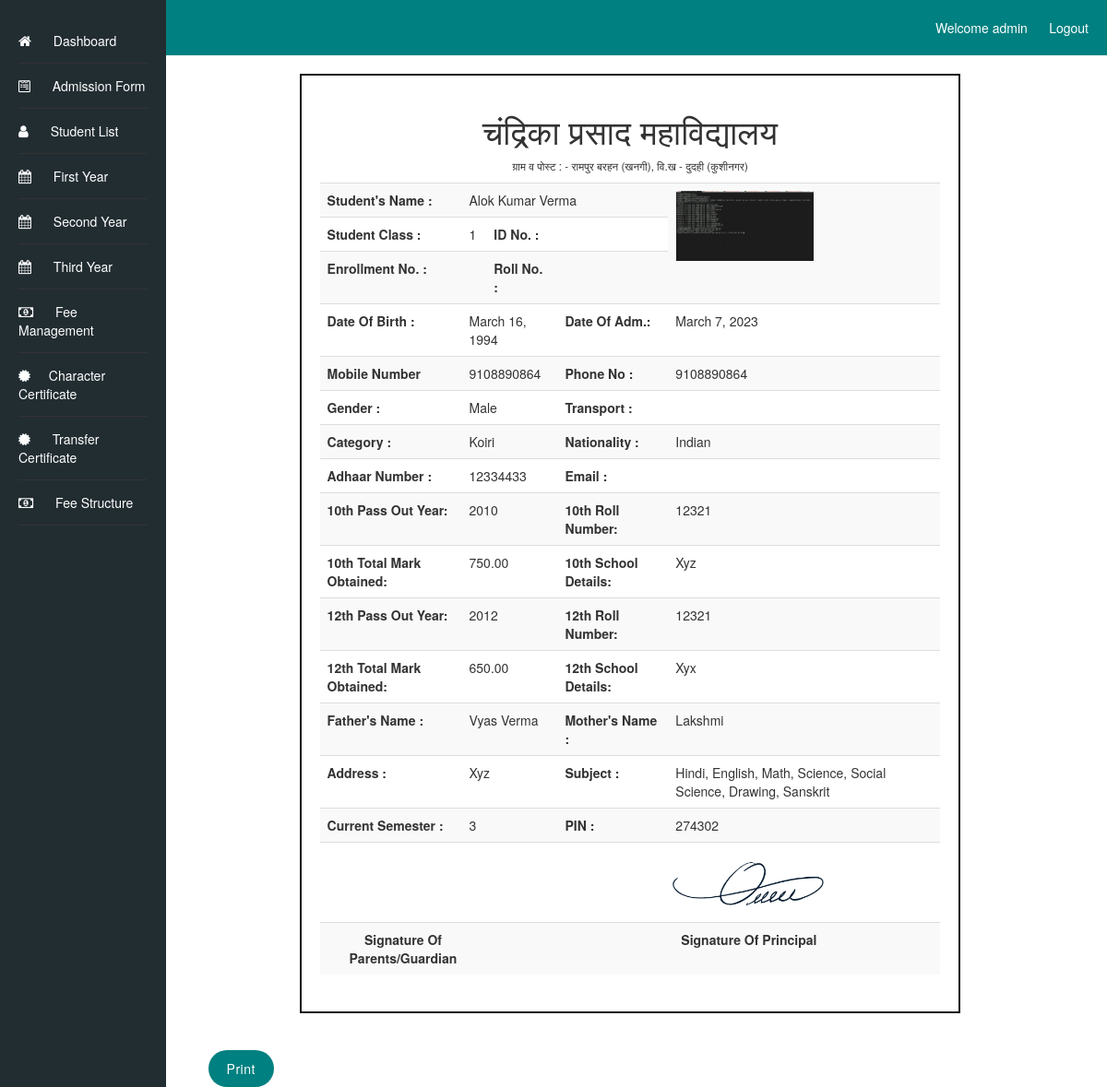
Screenshot of /student-list/student-details/1/ (signed in) with the database file from the repository.
### admissionapp/models.py (models this page shows, shortened)
class AdmissionForm(models.Model):
    first_name = models.CharField(max_length=50)
    middle_name = models.CharField(max_length=50, blank=True,)
    last_name = models.CharField(max_length=50, blank=True,)
    father_name = models.CharField(max_length=100)
    mother_name = models.CharField(max_length=100)
    photo = models.ImageField(upload_to='admission_photos/')
    marks_10th = models.DecimalField(max_digits=5, decimal_places=2)
    marks_12th = models.DecimalField(max_digits=5, decimal_places=2)
    admission_batch = models.CharField(max_length=20)
    school_details_12th = models.TextField()
    school_details_10th = models.TextField()
    address = models.TextField()
    pass_out_year_12th = models.IntegerField()
    pass_out_year_10th = models.IntegerField()
    admission_date = models.DateField()
    caste = models.CharField(max_length=20)
    roll_number_12th = models.CharField(max_length=20)
    roll_number_10th = models.CharField(max_length=20)
    aadhar_number = models.CharField(max_length=12, unique=True)
    mobile_number = models.CharField(max_length=10)
    date_of_birth = models.DateField()
    subjects = models.CharField(max_length=1000)
    registration_number = models.CharField(max_length=20, blank=True)
    current_semester = models.CharField(max_length=20, blank=True)

### student_list/views.py (the view)
# urls.py: path('student-details/<int:student_id>/', views.student_details, name='student_details'),
@login_required
def student_details(request, student_id):
    student = get_object_or_404(AdmissionForm, pk=student_id)
    return render(request, 'student_list/student_details.html', {'student': student})

### student_list/templates/student_list/student_details.html (shortened to what this page needs)
<!DOCTYPE html>
<html>
<head>
    <link rel="stylesheet" type="text/css" href="/static/styles.css">
    <link rel="stylesheet" href="https://cdnjs.cloudflare.com/ajax/libs/font-awesome/4.7.0/css/font-awesome.min.css">
    <link rel="stylesheet" href="/static/bootstrap.min.css">
</head>
<body>
    <header>
        Welcome {{ user.username }} &nbsp;&nbsp;&nbsp;&nbsp;&nbsp;
        <a href="{% url 'logout' %}?next=/loginapp/logout/">Logout</a>
    </header>
    <div class="container-fluid">
        <div class="sidebar">
            <ul class="dashboard_list">
                <li><a href="/dashboard"><i class="fa fa-home" aria-hidden="true"></i> Dashboard</a></li>
                <li><a href="{% url 'admission_form' %}"><i class="fa fa-wpforms" aria-hidden="true"></i> Admission Form</a></li>
                <li><a href="{% url 'student_list' %}"><i class="fa fa-user"></i> Student List</a></li>
                <li><a href="{% url 'first_year' %}"><i class="fa fa-calendar" aria-hidden="true"></i> First Year</a></li>
                <li><a href="{% url 'second_year' %}"><i class="fa fa-calendar" aria-hidden="true"></i> Second Year</a></li>
                <li><a href="{% url 'third_year' %}"><i class="fa fa-calendar" aria-hidden="true"></i> Third Year</a></li>
                <li><a href="{% url 'fee_detail' %}"><i class="fa fa-money" aria-hidden="true"></i> Fee Management</a></li>
                <li><a href="{% url 'student_list_details' %}"><i class="fa fa-certificate" aria-hidden="true"></i>Character Certificate</a></li>
                <li><a href="{% url 'student_list_details_transfer' %}"><i class="fa fa-certificate" aria-hidden="true"></i> Transfer Certificate</a></li>
                <li><a href="{% url 'fee_structure' %}"><i class="fa fa-money" aria-hidden="true"></i> Fee Structure</a></li>
            </ul>
        </div>
    <div class="content">
    <div class="complete_form">
        <h1 class="chandrika_head">चंद्रिका प्रसाद महाविद्यालय</h1>
        <p class="address_college">ग्राम व पोस्ट : - रामपुर बरहन (खनगी), वि.ख - दुदही (कुशीनगर)</p>
        <div class="field-box">
            <table class="table table-hover table-striped text-capitalize table-condensed11">
                <tbody>
                <tr>
                    <td><b>Student's Name :</b></td>
                    <td colspan="3">{{ student.first_name }} {{ student.middle_name }} {{ student.last_name }}</td>
                    <td rowspan="3">
                        <img src="{{ student.photo.url }}" alt="{{ student.first_name }} {{ student.last_name }} Photo" width="150">
                    </td>
                  </tr>
                  <tr>
                    <td><b>Student Class :</b></td>
                    <td>{{ student.admission_batch }} </td>
                    <td><b>ID No. :</b></td>
                    <td></td>
                  </tr>
                  <tr>
                    <td><b>Enrollment No. :</b></td>
                    <td></td>
                    <td><b>Roll No. :</b></td>
                    <td></td>
                  </tr>
                  <tr>
                    <td><b>Date of Birth :</b></td>
                    <td colspan="2">{{ student.date_of_birth }}</td>
                    <td><b>Date of Adm.:</b></td>
                    <td>{{ student.admission_date }}</td>
                  </tr>
                  <tr>
                    <td><b>Mobile Number </b></td>
                    <td colspan="2">{{ student.mobile_number }}</td>
                    <td><b>Phone No :</b></td>
                    <td>{{ student.mobile_number }}</td>
                  </tr>
                  <tr>
                    <td><b>Gender :</b></td>
                    <td colspan="2">male</td>
                    <td><b>Transport :</b></td>
                    <td>  </td>
                  </tr>
                  <tr>
                    <td><b>Category :</b></td>
                    <td colspan="2">{{ student.caste }}</td>
                    <td><b>Nationality :</b></td>
                    <td>Indian</td>
                  </tr>
                  <tr>
                    <td><b>Adhaar Number :</b></td>
                    <td colspan="2">{{ student.aadhar_number }}</td>
                    <td><b>Email :</b></td>
                    <td></td>
                  </tr>
                  <tr>
                    <td><b>10th Pass Out Year:</b></td>
                    <td colspan="2">{{ student.pass_out_year_10th }}</td>
                    <td><b>10th Roll Number: </b></td>
                    <td>{{ student.roll_number_10th}}</td>
                  </tr>
                  <tr>
                    <td><b>10th Total Mark Obtained:</b></td>
                    <td colspan="2">{{ student.marks_10th }}</td>
                    <td><b>10th School Details:</b></td>
                    <td>{{ student.school_details_10th }}</td>
                  </tr>
                  <tr>
                    <td><b>12th Pass Out Year:</b></td>
                    <td colspan="2">{{ student.pass_out_year_12th }}</td>
                    <td><b>12th Roll Number:</b></td>
                    <td> {{ student.roll_number_12th}}</td>
                  </tr>
                  <tr>
                    <td><b>12th Total Mark Obtained:</b></td>
                    <td colspan="2">{{ student.marks_12th }}</td>
                    <td><b>12th School Details:</b></td>
                    <td>{{ student.school_details_12th }}</td>
                  </tr>
                    <tr><td><b>Father's Name :</b></td>
                    <td colspan="2">{{ student.father_name }}</td>
                    <td><b>Mother's Name :</b></td>
                    <td colspan="2">{{ student.mother_name }} </td>
                  </tr>
                  <tr>
                    <td><b>Address :</b></td>
                    <td colspan="2">{{ student.address }} </td>
                    <td><b>Subject :</b></td>
                    <td colspan="2">{{ student.subjects }}</td>
                  </tr>
                  <tr>
                    <td><b>Current Semester :</b></td>
                    <td colspan="2">{{student.current_semester}}</td>
                    <td><b>PIN :</b></td>
                    <td colspan="2">274302</td>
                  </tr>
                  <tr>
                      <td colspan="2">&nbsp;</td>
                      <td>&nbsp;</td>
                      <td colspan="2" align="center">
                        <img src="/media/admission_photos/principle_signature.png" height="70" width="auto" alt="प्रधानाचार्य">
                       </td>
                  </tr>
                  <tr>
                    <td colspan="2" align="center"><b>Signature of Parents/Guardian</b></td>
                    <td></td>
                    <td colspan="2" align="center"><b>Signature Of Principal</b></td>
                  </tr>
                </tbody>
              </table>
        </div>
    </div>
   </div>
    <button onclick="printPage()" class="print_btn">Print</button><br>
    </div>
</body>
</html>

### static/styles.css (style rules this page uses)
a { text-decoration: none; color: #007bff; }
a[href*="logout"] { float: right; }
.sidebar { width: 20%; background-color: #333; color: #fff; padding: 20px; position: fixed; top: 0; left: 0; height: 100%; }
ul { list-style-type: none; padding: 0; }
ul li a { margin-bottom: 10px; text-decoration: none; color: #fff; }
body { font-family: Arial, sans-serif; margin: 0; padding: 0; background-color: #f4f4f4; }
header { background-color: #008080; color: #fff; padding: 20px 10px; text-align: right; }
header a { color: #fff; text-decoration: none; margin-right: 10px; }
.sidebar { width: 15%; background-color: #222d32; color: #fff; padding: 20px; position: fixed; top: 0; left: 0; height: 100%; }
.content { width: 80%; padding: 20px; position: relative; left: 200px; }
h1 { text-align: center; }
ul.dashboard_list li { padding: 14px 0px; border-bottom: 1px solid #333; }
ul li a { margin-bottom: 10px; text-decoration: none; color: #fff; font-size: 14px; }
.address_college { text-align: center; }
ul.dashboard_list li a i { font-size: 15px; padding-right: 20px; }
.print_btn { background-color: #008080; color: #fff; border: none; padding: 10px 20px; cursor: pointer; margin-top: 20px; position: relative; left: 18%; border-radius: 24px; letter-spacing: 0.5px; }
.chandrika_head { text-align: center; }
.complete_form { border: 2px solid #121111; padding: 20px; margin: 20px; width: 80%; margin: 0 auto; }
.address_college { text-align: center; font-size: smaller; }

### rows the page displays
AdmissionForm: first_name "Alok", middle_name "Kumar", last_name "Verma", photo (picture), admission_batch "1", date_of_birth "March 16, 1994", admission_date "March 7, 2023", mobile_number "9108890864", caste "Koiri", aadhar_number "12334433", pass_out_year_10th "2010", roll_number_10th "12321", marks_10th "750.00", school_details_10th "Xyz", pass_out_year_12th "2012", roll_number_12th "12321", marks_12th "650.00", school_details_12th "Xyx", father_name "Vyas Verma", mother_name "Lakshmi", address "Xyz", subjects "Hindi, English, Math, Science, Social Science, Drawing, Sanskrit", current_semester "3"

### other values shown
{{ user.username }} "admin"
